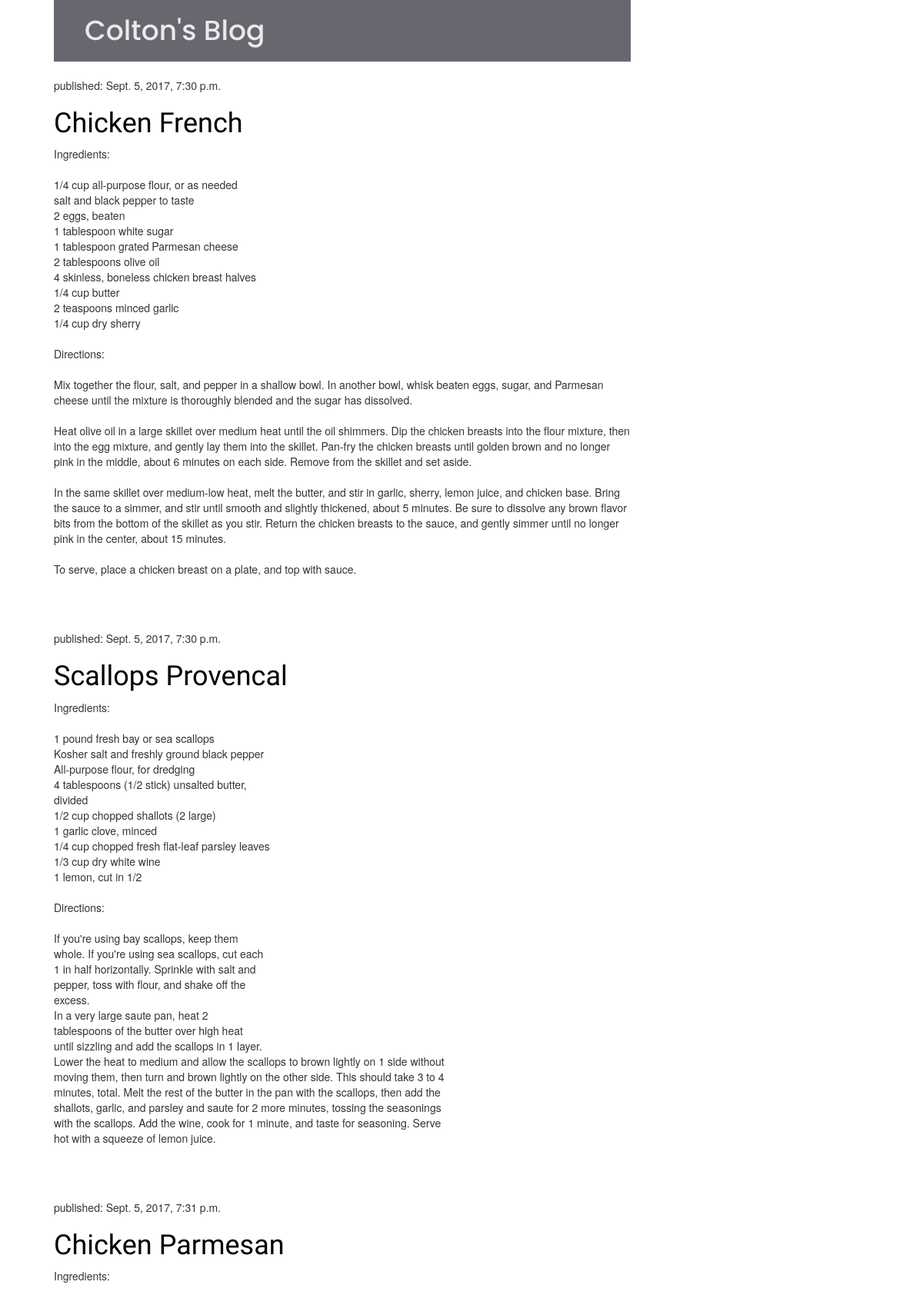
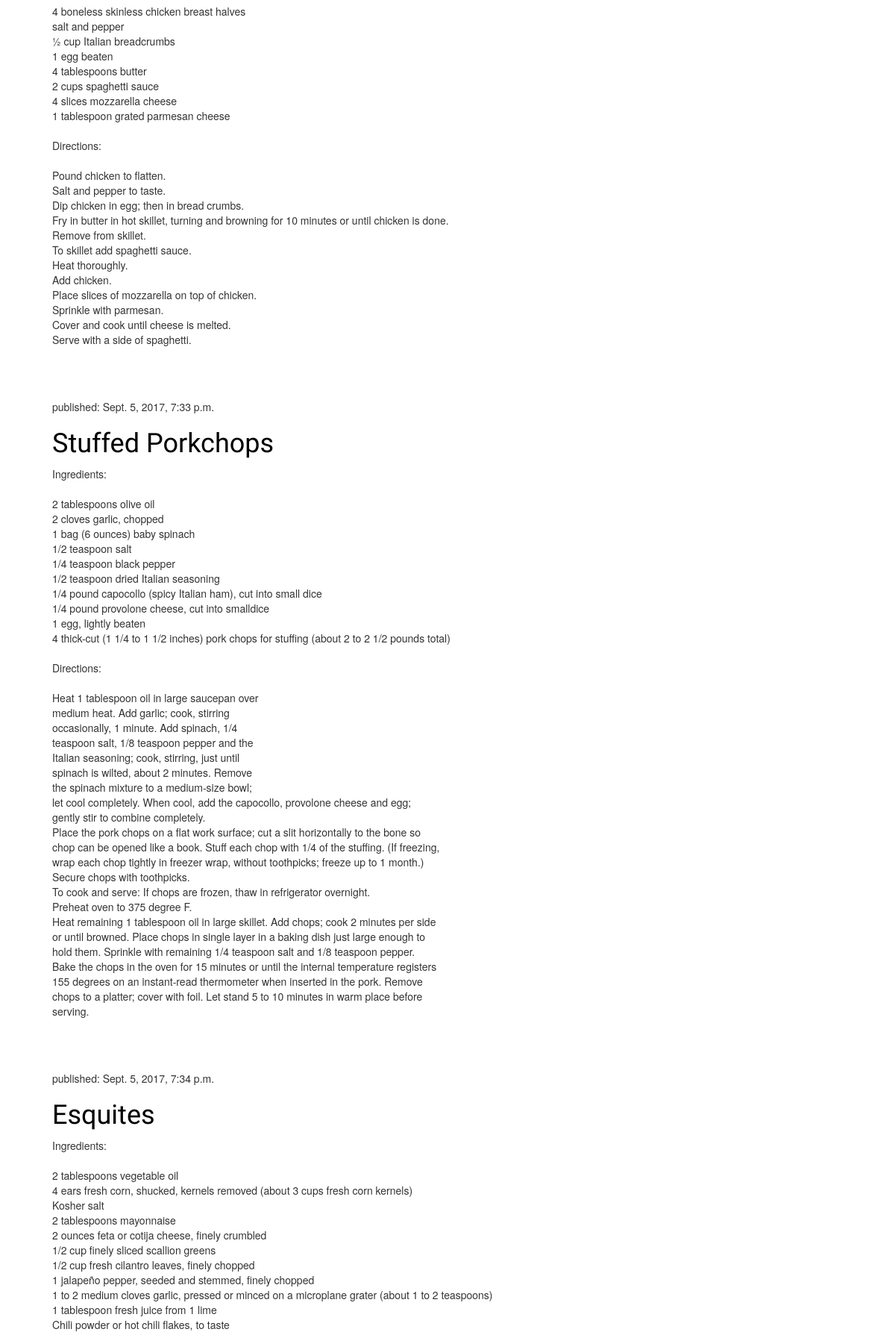
The page / (upper part) on the database its author committed (2 pictures, top to bottom).
### blog/models.py (models this page shows, shortened)
class Post(models.Model):
    author = models.ForeignKey('auth.User')
    title = models.CharField(max_length=200)
    text = models.TextField()
    created_date = models.DateTimeField(default=timezone.now)
    published_date = models.DateTimeField(blank=True, null=True)

### blog/views.py (the view)
# urls.py: url(r'^$',views.post_list,name='post_list')
def post_list(request):
    posts = Post.objects.filter(published_date__lte=timezone.now()).order_by('published_date')
    return render(request, 'blog/post_list.html',{'posts':posts})

### blog/templates/blog/post_list.html (shortened to what this page needs)
{% load staticfiles %}
<!DOCTYPE html>
<html>
  <head>
    <link rel="stylesheet" href="//maxcdn.bootstrapcdn.com/bootstrap/3.2.0/css/bootstrap.min.css">
    <link rel="stylesheet" href="//maxcdn.bootstrapcdn.com/bootstrap/3.2.0/css/bootstrap-theme.min.css">
    <link rel="stylesheet" href="{% static 'css/blog.css' %}">
  </head>
  <body>
    <div class="content container">
      <div class="row">
        <div class="col-md-8">
          <div>
            <h1 class="page-header">Colton's Blog</h1>
          </div>
          {% for post in posts %}
          <div class="post">
            <p>published: {{ post.published_date }}</p>
            <h1><a href="">{{ post.title }}</a></h1>
            <p>{{ post.text|linebreaksbr }}</p>
          </div>
          {% endfor %}
        </div>
      </div>
    </div>
  </body>
</html>

### blog/static/css/blog.css (style rules this page uses)
h1 a { color: #303741; font-family: Lobster; }
body { padding-left: 15px; }
.page-header { background-color: #696670; margin-top: 0; padding: 20px 20px 20px 40px; color: #eaeaea; font-family: 'Poppins', sans-serif; }
.content { margin-left: 40px; }
h1, h2, h3, h4 { font-family: 'Lobster', cursive; }
.post { margin-bottom: 70px; }
.post h1 a, .post h1 a:visited { color: #000000; }

### rows shown on the page
Post: published_date "Sept. 5, 2017, 7:30 p.m.", title "Chicken French", text "Ingredients: 1/4 cup all-purpose flour, or as needed salt and black pepper to taste 2 eggs, beaten 1 tablespoon white sugar 1 tablespoon grated Parmesan cheese 2 tablespoons olive oil 4 skinless, boneless chicken breast halves 1/4 cup butter 2 teaspoons minced garlic 1/4 cup dry sherry Directions: Mix together the flour, salt, and pepper in a shallow bowl. In another bowl, whisk beaten eggs, sugar, and Parmesan cheese until the mixture is thoroughly blended and the sugar has dissolved. Heat olive oil in a large skillet over medium heat until the oil shimmers. Dip the chicken breasts into the flour mixture, then into the egg mixture, and gently lay them into the skillet. Pan-fry the chicken…"
Post: published_date "Sept. 5, 2017, 7:30 p.m.", title "Scallops Provencal", text "Ingredients: 1 pound fresh bay or sea scallops Kosher salt and freshly ground black pepper All-purpose flour, for dredging 4 tablespoons (1/2 stick) unsalted butter, divided 1/2 cup chopped shallots (2 large) 1 garlic clove, minced 1/4 cup chopped fresh flat-leaf parsley leaves 1/3 cup dry white wine 1 lemon, cut in 1/2 Directions: If you're using bay scallops, keep them whole. If you're using sea scallops, cut each 1 in half horizontally. Sprinkle with salt and pepper, toss with flour, and shake off the excess. In a very large saute pan, heat 2 tablespoons of the butter over high heat until sizzling and add the scallops in 1 layer. Lower the heat to medium and allow the scallops to brown…"
Post: published_date "Sept. 5, 2017, 7:31 p.m.", title "Chicken Parmesan", text "Ingredients: 4 boneless skinless chicken breast halves salt and pepper 1⁄2 cup Italian breadcrumbs 1 egg beaten 4 tablespoons butter 2 cups spaghetti sauce 4 slices mozzarella cheese 1 tablespoon grated parmesan cheese Directions: Pound chicken to flatten. Salt and pepper to taste. Dip chicken in egg; then in bread crumbs. Fry in butter in hot skillet, turning and browning for 10 minutes or until chicken is done. Remove from skillet. To skillet add spaghetti sauce. Heat thoroughly. Add chicken. Place slices of mozzarella on top of chicken. Sprinkle with parmesan. Cover and cook until cheese is melted. Serve with a side of spaghetti."
Post: published_date "Sept. 5, 2017, 7:33 p.m.", title "Stuffed Porkchops", text "Ingredients: 2 tablespoons olive oil 2 cloves garlic, chopped 1 bag (6 ounces) baby spinach 1/2 teaspoon salt 1/4 teaspoon black pepper 1/2 teaspoon dried Italian seasoning 1/4 pound capocollo (spicy Italian ham), cut into small dice 1/4 pound provolone cheese, cut into smalldice 1 egg, lightly beaten 4 thick-cut (1 1/4 to 1 1/2 inches) pork chops for stuffing (about 2 to 2 1/2 pounds total) Directions: Heat 1 tablespoon oil in large saucepan over medium heat. Add garlic; cook, stirring occasionally, 1 minute. Add spinach, 1/4 teaspoon salt, 1/8 teaspoon pepper and the Italian seasoning; cook, stirring, just until spinach is wilted, about 2 minutes. Remove the spinach mixture to a…"
Post: published_date "Sept. 5, 2017, 7:34 p.m.", title "Esquites", text "Ingredients: 2 tablespoons vegetable oil 4 ears fresh corn, shucked, kernels removed (about 3 cups fresh corn kernels) Kosher salt 2 tablespoons mayonnaise 2 ounces feta or cotija cheese, finely crumbled 1/2 cup finely sliced scallion greens 1/2 cup fresh cilantro leaves, finely chopped 1 jalapeño pepper, seeded and stemmed, finely chopped 1 to 2 medium cloves garlic, pressed or minced on a microplane grater (about 1 to 2 teaspoons) 1 tablespoon fresh juice from 1 lime Chili powder or hot chili flakes, to taste"
